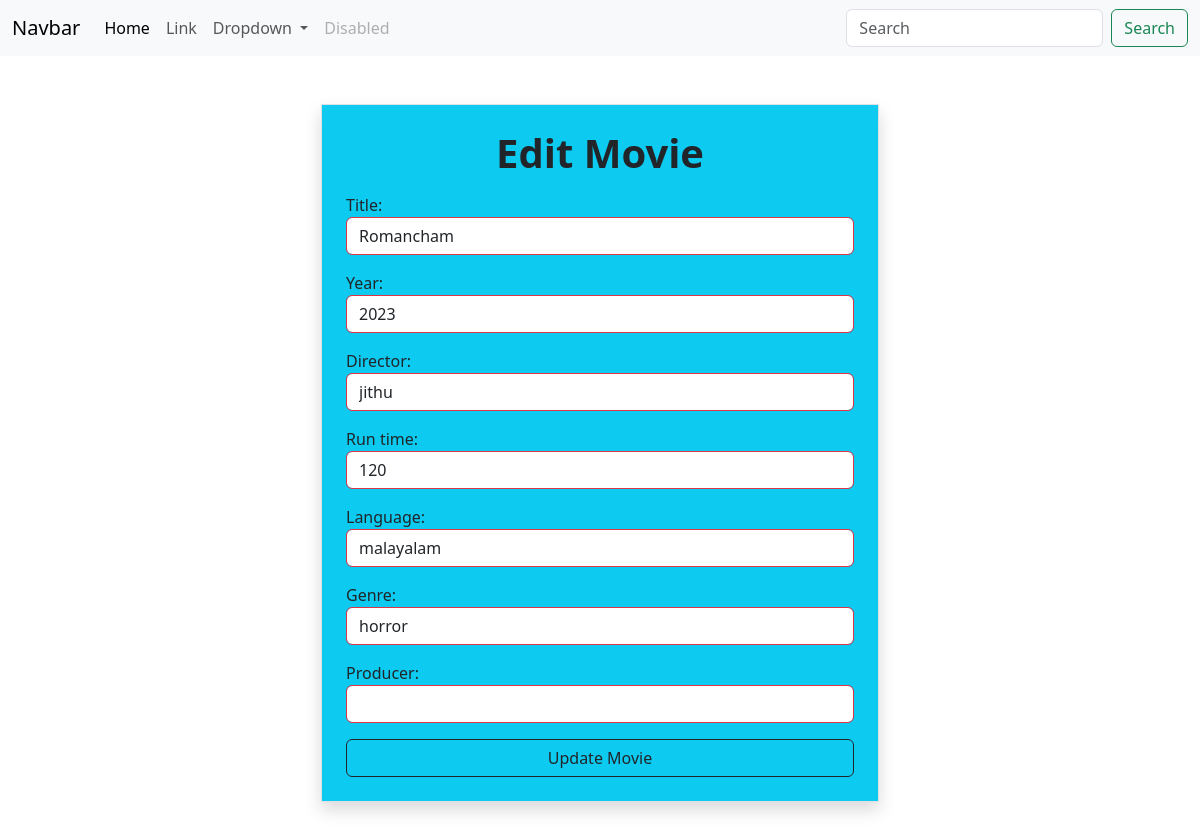
/movie/4/change/, run on the app's committed database.
### myapp/models.py (models this page shows, shortened)
class Movie(models.Model):
    title=models.CharField(max_length=200)
    year=models.CharField(max_length=200)
    director=models.CharField(max_length=200)
    run_time=models.PositiveIntegerField()
    language=models.CharField(max_length=200)
    genre=models.CharField(max_length=200)
    producer=models.CharField(max_length=200,null=True)

### myapp/views.py (the view, shortened to what this page needs)
# urls.py: path('movie/<int:pk>/change/',views.MovieUpdateView.as_view(),name="movie-edit"),
class MovieUpdateView(View):
    def get(self,request,*args,**kwargs):
        id=kwargs.get("pk")
        movie_object=Movie.objects.get(id=id)
        dictionary={
            "title":movie_object.title,
            "year":movie_object.year,
            "run_time":movie_object.run_time,
            "director":movie_object.director,
            "language":movie_object.language,
            "genre":movie_object.genre,
            "producer":movie_object.producer
        }
        form_instance=MovieForm(initial=dictionary)
        return render(request,"movie_edit.html",{"form":form_instance})

### myapp/forms.py
class MovieForm(forms.Form):
    title=forms.CharField(widget=forms.TextInput(attrs={"class":"form-control border border-danger"}))
    year=forms.CharField(widget=forms.TextInput(attrs={"class":"form-control border border-danger"}))
    director=forms.CharField(widget=forms.TextInput(attrs={"class":"form-control border border-danger"}))
    run_time=forms.IntegerField(widget=forms.NumberInput(attrs={"class":"form-control border border-danger"}))
    language=forms.CharField(widget=forms.TextInput(attrs={"class":"form-control border border-danger"}))
    genre=forms.CharField(widget=forms.TextInput(attrs={"class":"form-control border border-danger"}))
    producer=forms.CharField(widget=forms.TextInput(attrs={"class":"form-control border border-danger"}))

### myapp/templates/movie_edit.html (shortened to what this page needs)
{%extends 'base.html'%}
{%block main_block%}
<div class="container">
    <form action="" method="post" class="border shadow p-4 mt-5 w-50 mx-auto mb-4 bg-info">
        <h1 class="mb-3 text-center fw-bold">Edit Movie</h1>
        {{form.as_p}}
        <button type="submit" class="form-control w-100 btn btn-outline-dark">Update Movie</button>
    </form>
</div>
{%endblock%}

### data on the page
Movie: title "Romancham", year "2023", director "jithu", run_time "120", language "malayalam", genre "horror"
